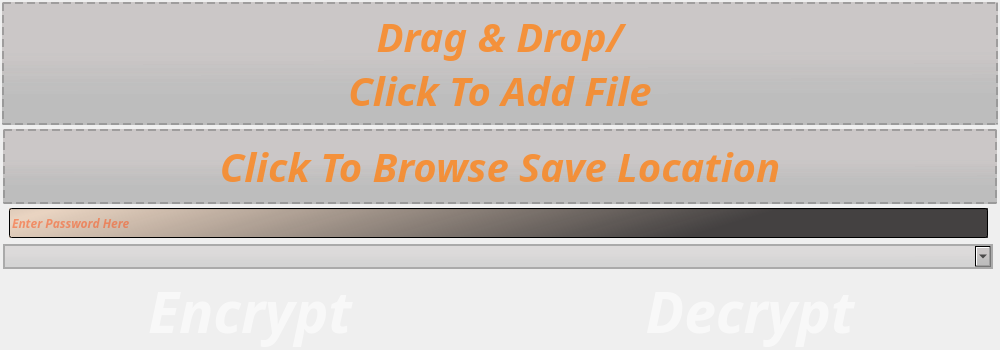
            <widget class="QWidget" name="CryptoPage">
             <layout class="QVBoxLayout" name="verticalLayout_15">
              <property name="spacing">
               <number>0</number>
              </property>
              <property name="leftMargin">
               <number>0</number>
              </property>
              <property name="topMargin">
               <number>0</number>
              </property>
              <property name="rightMargin">
               <number>0</number>
              </property>
              <property name="bottomMargin">
               <number>0</number>
              </property>
              <item>
               <widget class="QFrame" name="CryptoDragDropFrame">
                <property name="minimumSize">
                 <size>
                  <width>1000</width>
                  <height>125</height>
                 </size>
                </property>
                <property name="maximumSize">
                 <size>
                  <width>1000</width>
                  <height>16777215</height>
                 </size>
                </property>
                <property name="acceptDrops">
                 <bool>true</bool>
                </property>
                <property name="styleSheet">
                 <string notr="true">background-color: rgba(0, 0, 0, 0);</string>
                </property>
                <property name="frameShape">
                 <enum>QFrame::NoFrame</enum>
                </property>
                <property name="frameShadow">
                 <enum>QFrame::Raised</enum>
                </property>
                <layout class="QHBoxLayout" name="horizontalLayout_8">
                 <property name="spacing">
                  <number>0</number>
                 </property>
                 <property name="leftMargin">
                  <number>2</number>
                 </property>
                 <property name="topMargin">
                  <number>2</number>
                 </property>
                 <property name="rightMargin">
                  <number>2</number>
                 </property>
                 <property name="bottomMargin">
                  <number>0</number>
                 </property>
                 <item>
                  <widget class="QWidget" name="CryptoDragDrop" native="true">
                   <property name="acceptDrops">
                    <bool>true</bool>
                   </property>
                   <property name="styleSheet">
                    <string notr="true">border: 2px dashed #aaa;
color: qlineargradient(spread:pad, x1:0, y1:0, x2:1, y2:0, stop:0 rgba(158, 7, 23, 180), stop:1 rgba(255, 130, 20, 200));
background-color: qlineargradient(spread:pad, x1:0.462049, y1:0.921, x2:0.452, y2:0, stop:0.174129 rgba(74, 74, 74, 42), stop:0.567164 rgba(78, 59, 58, 30));
</string>
                   </property>
                   <layout class="QVBoxLayout" name="verticalLayout_16">
                    <property name="spacing">
                     <number>0</number>
                    </property>
                    <property name="leftMargin">
                     <number>0</number>
                    </property>
                    <property name="topMargin">
                     <number>0</number>
                    </property>
                    <property name="rightMargin">
                     <number>0</number>
                    </property>
                    <property name="bottomMargin">
                     <number>0</number>
                    </property>
                    <item>
                     <widget class="QLabel" name="CryptoDragDropLabel">
                      <property name="font">
                       <font>
                        <family>Cabin Sketch</family>
                        <pointsize>30</pointsize>
                        <weight>75</weight>
                        <italic>true</italic>
                        <bold>true</bold>
                        <stylestrategy>PreferAntialias</stylestrategy>
                        <kerning>true</kerning>
                       </font>
                      </property>
                      <property name="styleSheet">
                       <string notr="true">border: 0px;
</string>
                      </property>
                      <property name="text">
                       <string>Drag &amp; Drop/
Click To Add File</string>
                      </property>
                      <property name="alignment">
                       <set>Qt::AlignCenter</set>
                      </property>
                     </widget>
                    </item>
                   </layout>
                  </widget>
                 </item>
                </layout>
               </widget>
              </item>
              <item>
               <widget class="QFrame" name="CryptoFrameMiddle">
                <property name="styleSheet">
                 <string notr="true">background-color: rgba(0, 0, 0, 0);</string>
                </property>
                <property name="frameShape">
                 <enum>QFrame::NoFrame</enum>
                </property>
                <property name="frameShadow">
                 <enum>QFrame::Raised</enum>
                </property>
                <layout class="QVBoxLayout" name="verticalLayout_17">
                 <property name="spacing">
                  <number>0</number>
                 </property>
                 <property name="leftMargin">
                  <number>0</number>
                 </property>
                 <property name="topMargin">
                  <number>0</number>
                 </property>
                 <property name="rightMargin">
                  <number>0</number>
                 </property>
                 <property name="bottomMargin">
                  <number>0</number>
                 </property>
                 <item>
                  <widget class="QFrame" name="CryptoSaveLoc">
                   <property name="frameShape">
                    <enum>QFrame::NoFrame</enum>
                   </property>
                   <property name="frameShadow">
                    <enum>QFrame::Raised</enum>
                   </property>
                   <layout class="QVBoxLayout" name="verticalLayout_18">
                    <property name="spacing">
                     <number>2</number>
                    </property>
                    <property name="leftMargin">
                     <number>3</number>
                    </property>
                    <property name="topMargin">
                     <number>4</number>
                    </property>
                    <property name="rightMargin">
                     <number>3</number>
                    </property>
                    <property name="bottomMargin">
                     <number>4</number>
                    </property>
                    <item>
                     <widget class="QWidget" name="CryptoSaveLocBrowse" native="true">
                      <property name="styleSheet">
                       <string notr="true">border: 2px dashed #aaa;
color: qlineargradient(spread:pad, x1:0, y1:0, x2:1, y2:0, stop:0 rgba(158, 7, 23, 180), stop:1 rgba(255, 130, 20, 200));
background-color: qlineargradient(spread:pad, x1:0.462049, y1:0.921, x2:0.452, y2:0, stop:0.174129 rgba(74, 74, 74, 42), stop:0.567164 rgba(78, 59, 58, 30));
</string>
                      </property>
                      <layout class="QHBoxLayout" name="horizontalLayout_10">
                       <property name="spacing">
                        <number>0</number>
                       </property>
                       <property name="leftMargin">
                        <number>0</number>
                       </property>
                       <property name="topMargin">
                        <number>0</number>
                       </property>
                       <property name="rightMargin">
                        <number>0</number>
                       </property>
                       <property name="bottomMargin">
                        <number>0</number>
                       </property>
                       <item>
                        <widget class="QLabel" name="CryptoSaveLocBrowseL">
                         <property name="minimumSize">
                          <size>
                           <width>0</width>
                           <height>75</height>
                          </size>
                         </property>
                         <property name="font">
                          <font>
                           <family>Cabin Sketch</family>
                           <pointsize>30</pointsize>
                           <weight>75</weight>
                           <italic>true</italic>
                           <bold>true</bold>
                          </font>
                         </property>
                         <property name="styleSheet">
                          <string notr="true">border: 0px;
</string>
                         </property>
                         <property name="text">
                          <string>Click To Browse Save Location</string>
                         </property>
                         <property name="alignment">
                          <set>Qt::AlignCenter</set>
                         </property>
                        </widget>
                       </item>
                      </layout>
                     </widget>
                    </item>
                    <item>
                     <widget class="QFrame" name="frame">
                      <property name="maximumSize">
                       <size>
                        <width>16777215</width>
                        <height>38</height>
                       </size>
                      </property>
                      <property name="frameShape">
                       <enum>QFrame::StyledPanel</enum>
                      </property>
                      <property name="frameShadow">
                       <enum>QFrame::Raised</enum>
                      </property>
                      <layout class="QHBoxLayout" name="horizontalLayout_9">
                       <property name="spacing">
                        <number>7</number>
                       </property>
                       <property name="leftMargin">
                        <number>5</number>
                       </property>
                       <property name="topMargin">
                        <number>0</number>
                       </property>
                       <property name="rightMargin">
                        <number>8</number>
                       </property>
                       <property name="bottomMargin">
                        <number>0</number>
                       </property>
                       <item>
                        <widget class="QLineEdit" name="Password">
                         <property name="sizePolicy">
                          <sizepolicy hsizetype="Expanding" vsizetype="Preferred">
                           <horstretch>0</horstretch>
                           <verstretch>0</verstretch>
                          </sizepolicy>
                         </property>
                         <property name="minimumSize">
                          <size>
                           <width>0</width>
                           <height>30</height>
                          </size>
                         </property>
                         <property name="maximumSize">
                          <size>
                           <width>16777215</width>
                           <height>28</height>
                          </size>
                         </property>
                         <property name="font">
                          <font>
                           <family>Cabin Sketch</family>
                           <weight>75</weight>
                           <italic>true</italic>
                           <bold>true</bold>
                          </font>
                         </property>
                         <property name="styleSheet">
                          <string notr="true">color: rgb(255, 76, 16);
background-color: qlineargradient(spread:reflect, x1:1, y1:0.579, x2:0, y2:0.477273, stop:0.268657 rgba(62, 59, 59, 246), stop:1 rgba(211, 113, 27, 55));</string>
                         </property>
                         <property name="text">
                          <string/>
                         </property>
                         <property name="placeholderText">
                          <string>Enter Password Here</string>
                         </property>
                        </widget>
                       </item>
                      </layout>
                     </widget>
                    </item>
                   </layout>
                  </widget>
                 </item>
                </layout>
               </widget>
              </item>
              <item>
               <widget class="QFrame" name="CryptoFrameBottom">
                <property name="styleSheet">
                 <string notr="true">background-color: rgba(0, 0, 0, 0);</string>
                </property>
                <property name="frameShape">
                 <enum>QFrame::NoFrame</enum>
                </property>
                <property name="frameShadow">
                 <enum>QFrame::Raised</enum>
                </property>
                <layout class="QVBoxLayout" name="verticalLayout_19">
                 <property name="spacing">
                  <number>0</number>
                 </property>
                 <property name="leftMargin">
                  <number>0</number>
                 </property>
                 <property name="topMargin">
                  <number>0</number>
                 </property>
                 <property name="rightMargin">
                  <number>0</number>
                 </property>
                 <property name="bottomMargin">
                  <number>0</number>
                 </property>
                 <item>
                  <widget class="QFrame" name="SelectAlgo">
                   <property name="minimumSize">
                    <size>
                     <width>0</width>
                     <height>30</height>
                    </size>
                   </property>
                   <property name="maximumSize">
                    <size>
                     <width>1000</width>
                     <height>30</height>
                    </size>
                   </property>
                   <property name="frameShape">
                    <enum>QFrame::NoFrame</enum>
                   </property>
                   <property name="frameShadow">
                    <enum>QFrame::Raised</enum>
                   </property>
                   <layout class="QHBoxLayout" name="horizontalLayout_11">
                    <property name="spacing">
                     <number>0</number>
                    </property>
                    <property name="leftMargin">
                     <number>3</number>
                    </property>
                    <property name="topMargin">
                     <number>0</number>
                    </property>
                    <property name="rightMargin">
                     <number>7</number>
                    </property>
                    <property name="bottomMargin">
                     <number>0</number>
                    </property>
                    <item>
                     <widget class="QComboBox" name="AlgoSelect">
                      <property name="minimumSize">
                       <size>
                        <width>0</width>
                        <height>25</height>
                       </size>
                      </property>
                      <property name="font">
                       <font>
                        <family>Cabin Sketch</family>
                        <pointsize>6</pointsize>
                        <weight>75</weight>
                        <italic>true</italic>
                        <bold>true</bold>
                       </font>
                      </property>
                      <property name="contextMenuPolicy">
                       <enum>Qt::DefaultContextMenu</enum>
                      </property>
                      <property name="layoutDirection">
                       <enum>Qt::LeftToRight</enum>
                      </property>
                      <property name="styleSheet">
                       <string notr="true">border: 2px solid #aaa;
color: qlineargradient(spread:pad, x1:0, y1:0, x2:1, y2:0, stop:0 rgba(158, 7, 23, 180), stop:1 rgba(255, 130, 20, 200));
background-color: qlineargradient(spread:pad, x1:0.462049, y1:0.921, x2:0.452, y2:0, stop:0.174129 rgba(74, 74, 74, 42), stop:0.567164 rgba(78, 59, 58, 30));
</string>
                      </property>
                      <property name="currentText">
                       <string/>
                      </property>
                     </widget>
                    </item>
                   </layout>
                  </widget>
                 </item>
                 <item>
                  <widget class="QFrame" name="CryptoButtons">
                   <property name="frameShape">
                    <enum>QFrame::NoFrame</enum>
                   </property>
                   <property name="frameShadow">
                    <enum>QFrame::Raised</enum>
                   </property>
                   <layout class="QHBoxLayout" name="horizontalLayout_12">
                    <property name="spacing">
                     <number>0</number>
                    </property>
                    <property name="leftMargin">
                     <number>0</number>
                    </property>
                    <property name="topMargin">
                     <number>0</number>
                    </property>
                    <property name="rightMargin">
                     <number>0</number>
                    </property>
                    <property name="bottomMargin">
                     <number>0</number>
                    </property>
                    <item>
                     <widget class="QPushButton" name="Encrypt">
                      <property name="sizePolicy">
                       <sizepolicy hsizetype="Minimum" vsizetype="Expanding">
                        <horstretch>0</horstretch>
                        <verstretch>0</verstretch>
                       </sizepolicy>
                      </property>
                      <property name="font">
                       <font>
                        <family>Feast of Flesh BB</family>
                        <pointsize>43</pointsize>
                        <weight>75</weight>
                        <italic>true</italic>
                        <bold>true</bold>
                       </font>
                      </property>
                      <property name="styleSheet">
                       <string notr="true">QPushButton {
	color: rgba(255, 255, 255, 150);
	background-color: rgba(0, 0, 0, 0);
	border: 0px solid;
}

QPushButton::hover {
	
	color: rgba(255, 255, 255, 195);
	border: 0px solid;
	background-color: qlineargradient(spread:pad, x1:0.46305, y1:0.261, x2:0.478, y2:1, stop:0.268657 rgba(62, 59, 59, 246), stop:1 rgba(211, 113, 27, 125));
}</string>
                      </property>
                      <property name="text">
                       <string>Encrypt</string>
                      </property>
                     </widget>
                    </item>
                    <item>
                     <widget class="QPushButton" name="Decrypt">
                      <property name="sizePolicy">
                       <sizepolicy hsizetype="Minimum" vsizetype="Expanding">
                        <horstretch>0</horstretch>
                        <verstretch>0</verstretch>
                       </sizepolicy>
                      </property>
                      <property name="font">
                       <font>
                        <family>Feast of Flesh BB</family>
                        <pointsize>43</pointsize>
                        <weight>75</weight>
                        <italic>true</italic>
                        <bold>true</bold>
                       </font>
                      </property>
                      <property name="styleSheet">
                       <string notr="true">QPushButton {
	color: rgba(255, 255, 255, 150);
	background-color: rgba(0, 0, 0, 0);
	border: 0px solid;
}

QPushButton::hover {
	
	color: rgba(255, 255, 255, 195);
	border: 0px solid;
	background-color: qlineargradient(spread:pad, x1:0.46305, y1:0.261, x2:0.478, y2:1, stop:0.268657 rgba(62, 59, 59, 246), stop:1 rgba(211, 113, 27, 125));
}</string>
                      </property>
                      <property name="text">
                       <string>Decrypt</string>
                      </property>
                     </widget>
                    </item>
                   </layout>
                  </widget>
                 </item>
                </layout>
               </widget>
              </item>
             </layout>
            </widget>
